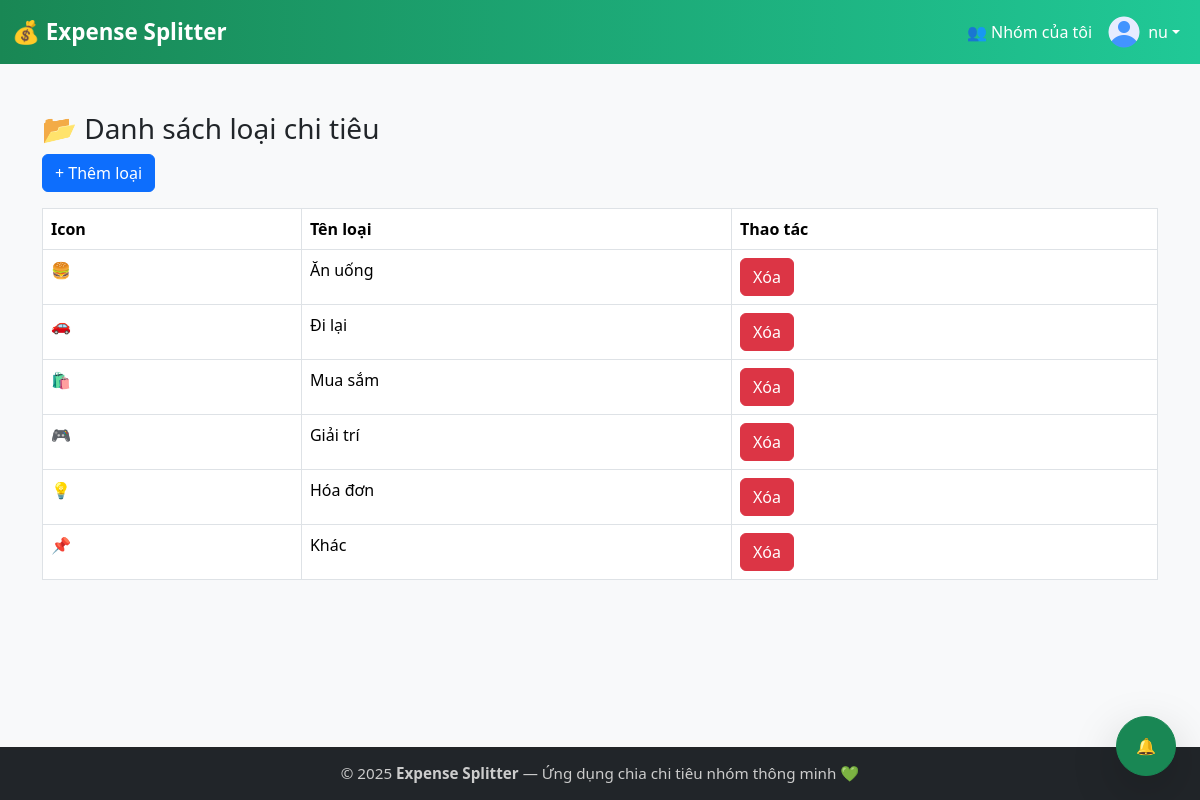
The app's page /categories/list (signed in) with its own data.
### app/models.py (models this page shows, shortened)
class User(UserMixin, db.Model):
    __tablename__ = 'user'
    id = db.Column(db.Integer, primary_key=True)
    username = db.Column(db.String(64), unique=True, nullable=False)
    email = db.Column(db.String(120), unique=True, nullable=False)
    password_hash = db.Column(db.String(128))
    avatar = db.Column(db.String(255), nullable=True)
    created_groups = db.relationship('Group', backref='creator', lazy=True)
    expenses = db.relationship('Expense', foreign_keys='Expense.user_id', backref='payer', lazy=True)
    created_expenses = db.relationship('Expense', foreign_keys='Expense.created_by', backref='creator_user', lazy=True)
    notifications = db.relationship('Notification', backref='recipient', lazy=True)
    sent_messages = db.relationship('Message', foreign_keys='Message.sender_id', backref='sender', lazy=True)
    received_messages = db.relationship('Message', foreign_keys='Message.receiver_id', backref='receiver', lazy=True)

class Category(db.Model):
    __tablename__ = 'category'
    id = db.Column(db.Integer, primary_key=True)
    name = db.Column(db.String(100), unique=True, nullable=False)
    icon = db.Column(db.String(50), nullable=True)  # Emoji hoặc FontAwesome
    expenses = db.relationship('Expense', backref='category', lazy=True)

### app/categories/routes.py (the view)
@bp.route('/list')
@login_required
def list_categories():
    categories = Category.query.all()
    return render_template('categories.html', categories=categories)

### app/models.py (called while the page is built)
@login.user_loader
def load_user(id):
    return User.query.get(int(id))

### app/categories/templates/categories.html
{% extends 'base.html' %}
{% block content %}
<h3>📂 Danh sách loại chi tiêu</h3>
<a href="{{ url_for('categories.new_category') }}" class="btn btn-primary mb-3">+ Thêm loại</a>
<table class="table table-bordered">
    <tr>
        <th>Icon</th>
        <th>Tên loại</th>
        <th>Thao tác</th>
    </tr>
    {% for c in categories %}
    <tr>
        <td>{{ c.icon }}</td>
        <td>{{ c.name }}</td>
        <td>
            <form method="POST" action="{{ url_for('categories.delete_category', cat_id=c.id) }}">
                <button class="btn btn-danger" onclick="return confirm('Xóa?')">Xóa</button>
            </form>
        </td>
    </tr>
    {% endfor %}
</table>
{% endblock %}

### app/templates/base.html (shortened to what this page needs)
<!DOCTYPE html>
<html lang="vi">
<head>
  <link href="https://cdn.jsdelivr.net/npm/bootstrap@5.3.3/dist/css/bootstrap.min.css" rel="stylesheet">
</head>
<div id="notif-icon"
     class="position-fixed bottom-0 end-0 mb-4 me-4"
     style="z-index: 99999;">
  <button id="notifBtn"
          class="btn btn-success rounded-circle shadow-lg"
          style="width:60px; height:60px; position: relative; z-index: 100000;">
      🔔
  </button>
</div>
<body>
<nav class="navbar navbar-expand-lg navbar-dark bg-success">
  <div class="container-fluid">
    <a class="navbar-brand fw-bold" href="{{ url_for('index') }}">💰 Expense Splitter</a>
    <div class="collapse navbar-collapse" id="navbarNav">
      <ul class="navbar-nav ms-auto align-items-center">
        {% if current_user.is_authenticated %}
          <li class="nav-item">
            <a class="nav-link text-white" href="{{ url_for('groups.group_list') }}">
              👥 Nhóm của tôi
            </a>
          </li>
          <li class="nav-item dropdown">
            <a class="nav-link dropdown-toggle d-flex align-items-center text-white" href="#" id="userMenu" role="button" data-bs-toggle="dropdown">
              <img src="{{ url_for('static', filename='images/default-avatar.png') if not current_user.avatar else url_for('static', filename=current_user.avatar) }}"
                   alt="avatar" class="rounded-circle me-2" width="32" height="32" style="object-fit:cover;">
              {{ current_user.username }}
            </a>
          </li>
        {% else %}
          <li class="nav-item"><a class="nav-link text-white" href="{{ url_for('auth.login') }}">Đăng nhập</a></li>
          <li class="nav-item"><a class="nav-link text-white" href="{{ url_for('auth.register') }}">Đăng ký</a></li>
        {% endif %}
      </ul>
    </div>
  </div>
</nav>
<main class="container my-5">
    {% block content %}{% endblock %}
  </main>
  <footer>
    <div class="container">
      <p class="mb-0">© 2025 <strong>Expense Splitter</strong> — Ứng dụng chia chi tiêu nhóm thông minh 💚</p>
    </div>
  </footer>
</body>
</html>

### app/templates/base.html (style rules this page uses)
html, body { height: 100%; margin: 0; display: flex; flex-direction: column; background-color: #f8f9fa; font-family: "Segoe UI", Tahoma, Geneva, Verdana, sans-serif; }
.navbar { background: linear-gradient(90deg, #198754, #20c997); }
.navbar-brand { font-weight: 700; font-size: 1.4rem; }
main { flex: 1; }
footer { background-color: #212529; color: #ccc; padding: 15px 0; text-align: center; margin-top: auto; font-size: 0.95rem; }

### records on screen
User: username "nu"
Category: icon "🍔", name "Ăn uống"
Category: icon "🚗", name "Đi lại"
Category: icon "🛍️", name "Mua sắm"
Category: icon "🎮", name "Giải trí"
Category: icon "💡", name "Hóa đơn"
Category: icon "📌", name "Khác"
